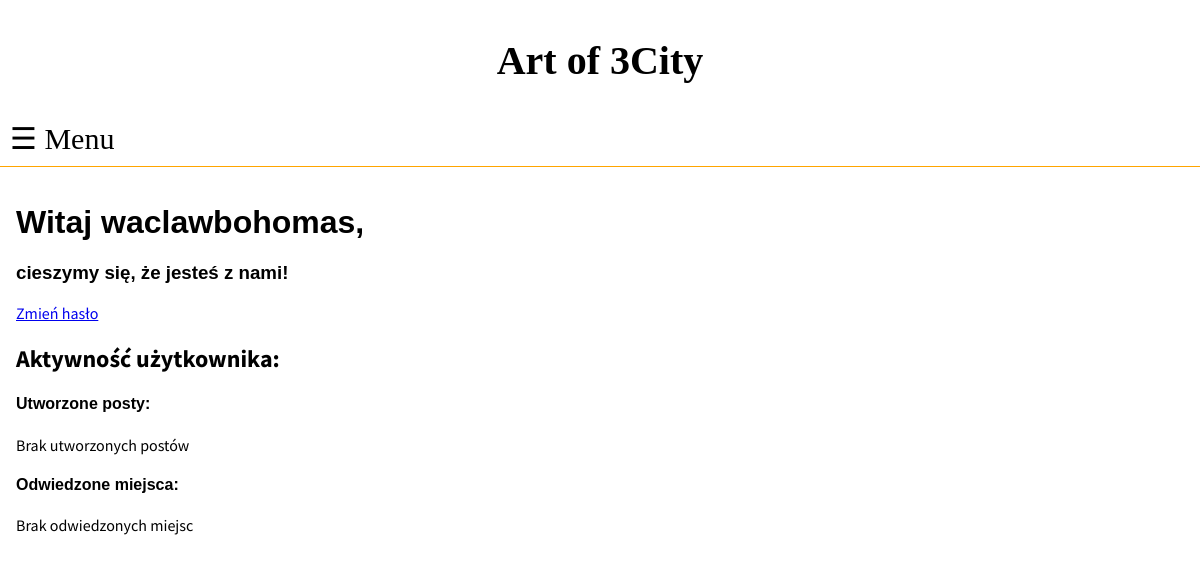
The page /profile (signed in) on the database as committed earlier.
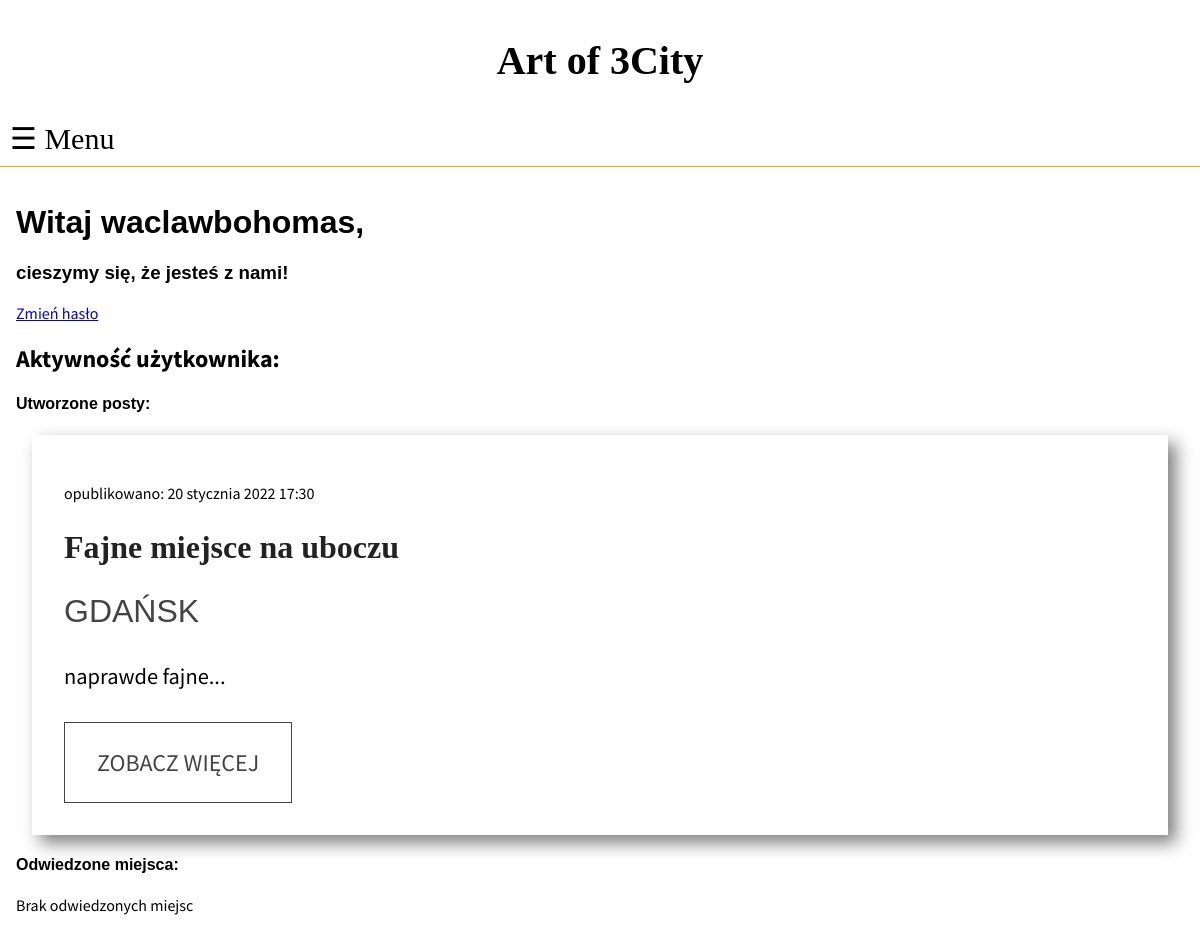
The same page on the database as committed later.
### posts/models.py (models this page shows, shortened)
class Post(models.Model):
    title = models.CharField(max_length=32)
    content = models.TextField()
    address = models.CharField(max_length=64)
    created_date = models.DateTimeField(default=timezone.now)
    published_date = models.DateTimeField(default = timezone.now)
    author = models.ForeignKey('auth.User',on_delete=models.CASCADE)
    image = models.ImageField(upload_to='images/', blank=True, default="default.png")
    place = models.ForeignKey(Place, on_delete= models.CASCADE,verbose_name="place where it is")

class Place(models.Model):
    town = models.CharField(max_length=32)
    def __str__(self):
        return f"{self.town}"

### welcome/views.py (the view)
# urls.py: path("profile",views.profile,name="profile"),
def profile(request):
    posts = Post.objects.filter(author=request.user)
    visitedPlaces = VisitedPlace.objects.select_related("place").filter(user__id=request.user.id)
    content = {"profile":request.user, "createdPosts":posts, "visitedPlaces":visitedPlaces}
    return render(request,"welcome/profile.html",content)

### welcome/templates/welcome/profile.html
{% extends 'posts/base.html' %}
{% load static %}
{% block content%}
    <h1>Witaj {{profile}},</h1>
    <h3>cieszymy się, że jesteś z nami!</h3>
    <a href="{% url 'welcome:changePassword' %}">Zmień hasło</a>
    <h2>Aktywność użytkownika:</h2>
    <h4>Utworzone posty:</h4>
    {% for post in createdPosts %}
        <section>
                <div class="cardContainer">
                    <div class="cardContent">
                         <div class="content-text">
                            <p>opublikowano: {{post.published_date}}</p>
                            <h2 class="content-title">{{post.title}}</h2>
                            <h3 class="content-subtitle">{{post.place}}</h3>
                            <p class="content-paragraph">{{post.content | truncatewords:24}}...</p>
                            <a href="{% url 'posts:details' post.id %}" class="btn">Zobacz więcej</a>
                        </div>
                    </div>
                </div>
            </section>
    {% empty %}
         <p>Brak utworzonych postów</p>
    {% endfor %}
     <h4>Odwiedzone miejsca:</h4>
    {% for vp in visitedPlaces %}
        <section>
            <div class="cardContainer">
                <div class="cardContent">
                    <div class="content-text">
                        <p>opublikowano: {{vp.place.author}}</p>
                        <h2 class="content-title">{{vp.place.title}}</h2>
                        <h3 class="content-subtitle">{{vp.place.place}}</h3>
                        <p class="content-paragraph">{{vp.place.content | truncatewords:24}}...</p>
                        <a href="{% url 'posts:details' vp.place.id %}" class="btn">Zobacz więcej</a>
                    </div>
                </div>
            </div>
        </section>
    {% empty %}
    <p>Brak odwiedzonych miejsc</p>
    {% endfor %}
{% endblock %}

Rows that differ between the two databases and show on the page:
added Post: published_date "20 stycznia 2022 17:30", title "Fajne miejsce na uboczu", place "GDAŃSK", content "naprawde fajne"
Other text that changed with them:
text no longer shown: "Brak utworzonych postów"
